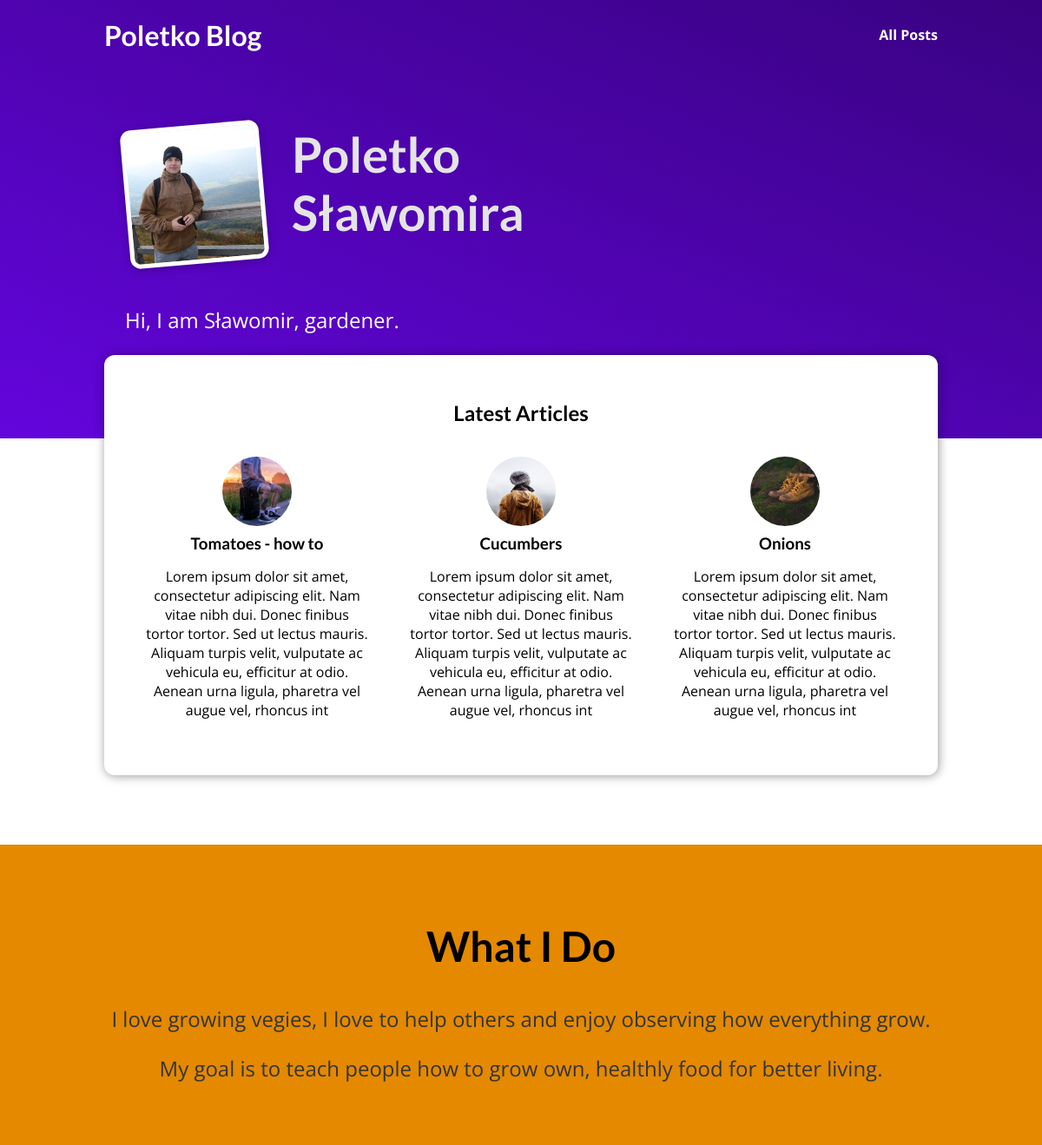
The page / on the database its author committed.
### blog/models.py (models this page shows)
class Post(models.Model):
    title = models.CharField(max_length=150)
    excerpt = models.CharField(max_length=250)
    image_name = models.CharField(max_length=100)
    date = models.DateField(auto_now=True)
    slug = models.SlugField(unique=True, db_index=True)
    content = models.TextField(validators=[MinLengthValidator(300)])
    author = models.ForeignKey(Author, on_delete=models.SET_NULL, null=True, related_name='posts')
    tags = models.ManyToManyField(Tag)

### blog/views.py (the view)
# urls.py: path('', views.starting_page, name='starting_page'),
def starting_page(request):
    latests_posts = Post.objects.all().order_by('-date')[:3]
    return render(request, 'blog/index.html', {
        'posts': latests_posts
    })

### blog/templates/blog/index.html (shortened to what this page needs)
{% extends 'base.html' %}
{% load static %}
{% block css_file %}
  <link rel="stylesheet" href="{% static 'blog/index.css' %}" />
  <link rel="stylesheet" href="{% static 'blog/post.css' %}" />
{% endblock %}
{% block content %}
  <section id="welcome">
    <header>
      <img src="{% static 'blog/images/slawomir.jpg' %}" alt="Sławomir" />
      <h2>Poletko Sławomira</h2>
    </header>
    <p>Hi, I am Sławomir, gardener.</p>
  </section>
  <section id="latest-posts">
    <h2>Latest Articles</h2>
    <ul>
      {% for post in posts %}
        {% include 'blog/includes/post.html' %}
      {% endfor %}
    </ul>
  </section>
  <section id="about">
    <h2>What I Do</h2>
    <p>
      I love growing vegies, I love to help others and enjoy observing how
      everything grow.
    </p>
    <p>
      My goal is to teach people how to grow own, healthly food for better living.
    </p>
  </section>
{% endblock %}

### templates/base.html (shortened to what this page needs)
{% load static %}
<!DOCTYPE html>
<html lang="en">
<head>
    <link rel="stylesheet" href="{% static 'app.css' %}">
    {% block css_file %}{% endblock %}
</head>
<body>
    <header id="main-navigation">
        <h1><a href="{% url 'starting_page' %}">Poletko Blog</a></h1>
        <nav>
            <a href="{% url 'posts_page' %}">All Posts</a>
        </nav>
    </header>
    {% block content %}
    {% endblock %}
</body>
</html>

### blog/templates/blog/includes/post.html
{% load static %}
<li>
  <article class="post">
    <a href="{% url 'post_detail_page' post.slug %}">
      <img src="{% static 'blog/images/'|add:post.image_name %}" alt="{{ post.title }}" />
      <div class="post__content">
        <h3>{{ post.title }}</h3>
        <p>{{ post.excerpt }}</p>
      </div>
    </a>
  </article>
</li>

### static/app.css (style rules this page uses)
* { box-sizing: border-box; }
html { font-family: 'Open Sans', 'Lato', sans-serif; }
body { margin: 0; }
h1, h2, h3 { font-family: 'Lato', sans-serif; font-weight: bold; }
#main-navigation { width: 100%; height: 5rem; display: flex; justify-content: space-between; align-items: center; padding: 0 10%; position: absolute; top: 0; left: 0; }
#main-navigation a { text-decoration: none; color: white; font-weight: bold; }

### blog/static/blog/index.css (style rules this page uses)
#welcome { background: linear-gradient(to right top, #6305dd, #390281); padding: 6rem 12%; }
#welcome header { display: flex; align-items: flex-start; margin: 3rem auto; }
#welcome img { width: 10rem; height: 10rem; object-fit: cover; object-position: top; border: 5px solid white; border-radius: 12px; background-color: #ffe1bf; transform: rotateZ(-5deg); box-shadow: 0 2px 8px rgba(0, 0, 0, 0.25); }
#welcome h2 { font-size: 3.5rem; margin: 0 0 0 2rem; color: #e4e4e4; width: 10rem; }
#welcome p { color: white; font-size: 1.5rem; }
#latest-posts { background-color: white; padding: 2rem; border-radius: 12px; width: 60rem; margin: -6rem auto 2rem auto; box-shadow: 1px 1px 12px rgba(0, 0, 0, 0.4); }
#latest-posts h2 { text-align: center; }
#latest-posts ul { list-style: none; margin: 0; padding: 0; display: flex; gap: 1rem; }
#latest-posts li { flex: 1; }
#about { text-align: center; padding: 3rem; background-color: #e48900; margin-top: 5rem; }
#about h2 { font-size: 3rem; }
#about p { font-size: 1.5rem; color: #353535; }

### blog/static/blog/post.css (style rules this page uses)
.post { display: flex; flex-direction: column; align-items: center; text-align: center; }
.post a { text-decoration: none; color: black; transition: all 0.2s ease; padding: 1rem; }
.post img { width: 5rem; height: 5rem; object-fit: cover; border-radius: 50%; }
.post h3 { margin: 0.25rem 0; }

### rows shown on the page
Post: image_name (picture), title "Tomatoes - how to", excerpt "Lorem ipsum dolor sit amet, consectetur adipiscing elit. Nam vitae nibh dui. Donec finibus tortor tortor. Sed ut lectus mauris. Aliquam turpis velit, vulputate ac vehicula eu, efficitur at odio. Aenean urna ligula, pharetra vel augue vel, rhoncus int"
Post: image_name (picture), title "Cucumbers", excerpt "Lorem ipsum dolor sit amet, consectetur adipiscing elit. Nam vitae nibh dui. Donec finibus tortor tortor. Sed ut lectus mauris. Aliquam turpis velit, vulputate ac vehicula eu, efficitur at odio. Aenean urna ligula, pharetra vel augue vel, rhoncus int"
Post: image_name (picture), title "Onions", excerpt "Lorem ipsum dolor sit amet, consectetur adipiscing elit. Nam vitae nibh dui. Donec finibus tortor tortor. Sed ut lectus mauris. Aliquam turpis velit, vulputate ac vehicula eu, efficitur at odio. Aenean urna ligula, pharetra vel augue vel, rhoncus int"
